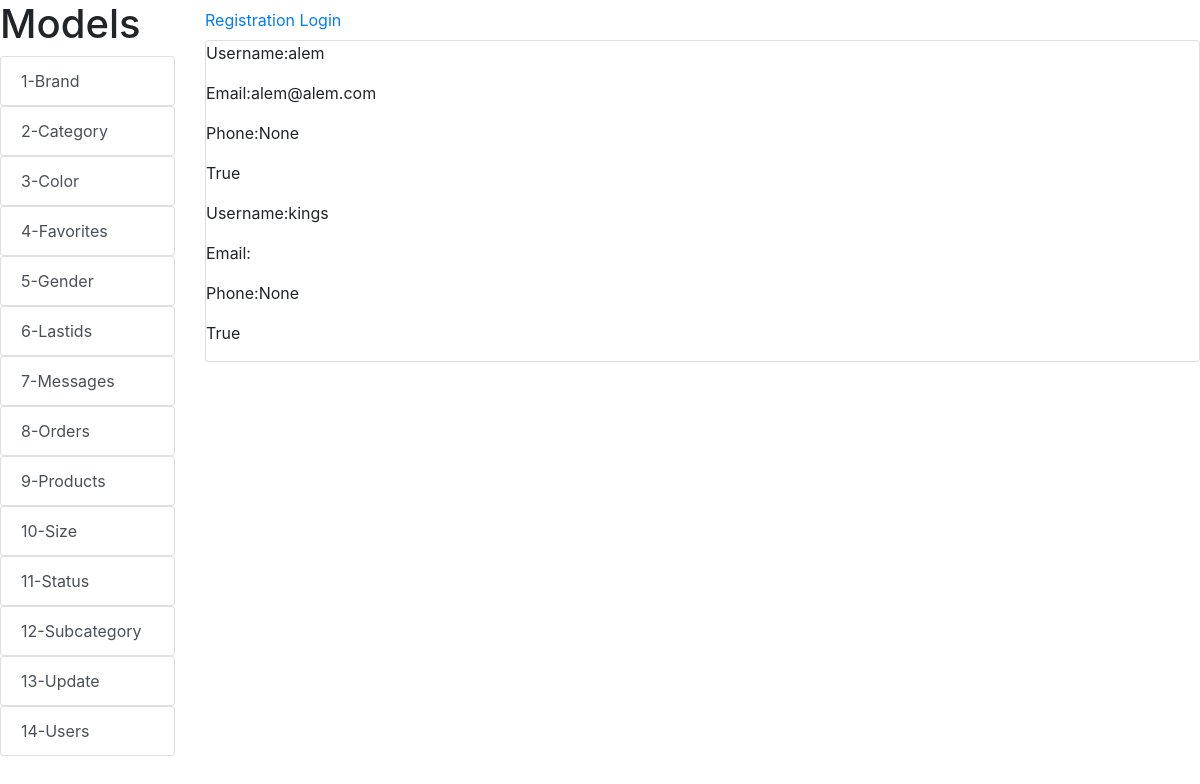
The page /user/ on the database its author committed.
### alemsite/models.py (models this page shows)
class UserAlem(AbstractUser):
   phone = models.IntegerField(null=True)
   surname = models.TextField(max_length=100, default='')

### alemsite/views.py (the view)
# urls.py: path('user/', user, name='user'),
def user(request):
    user = UserAlem.objects.all()
    return render(request, 'user/user.html', {'user':user })

### alemsite/templates/user/user.html
{% extends 'index.html'%}
{% block content %}
    {% for user in user %}
        <p>Username:{{ user.username }}</p>
        <p>Email:{{ user.email }}</p>
        <p>Phone:{{ user.phone }}</p>
        <p>{{ user.is_staff }}</p>
    {% endfor %}
{% endblock %}

### rows shown on the page
UserAlem: username "alem", email "alem@alem.com", phone "None", is_staff "True"
UserAlem: username "kings", phone "None", is_staff "True"
